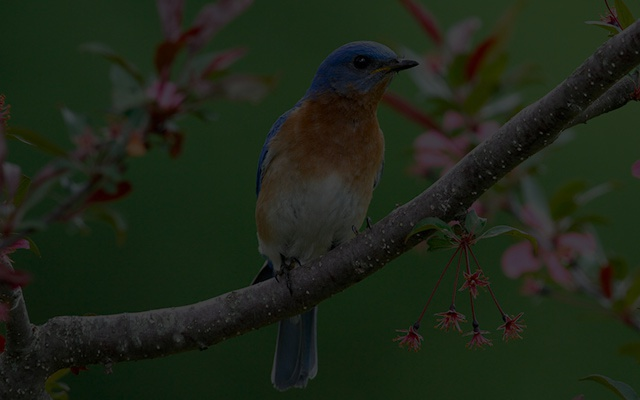
#> input picture ClassWork/CW5/Dark Image.jpg, 640 x 400 px
$ python myCanny.py   (older library calls are emulated)
#> lines starting #> are read from the running program, lines starting #| are printed output that depends on the picture; after the words box and inside, x2 and y2 are one past the last pixel; in counts of white or black regions, pixels touching at a corner belong together
### ClassWork/CW5/myCannyLogic.py
__author__ = "Haim Adrian"

import numpy as np
from matplotlib import pyplot as plt
import cv2


def myGaussianBlur(image):
    if not isinstance(image, np.ndarray):
        print("myGaussianBlur: Not a tensor. Was: Image=", image.__class__)
        return None

    imgShape = image.shape
    if len(imgShape) == 2:
        gaussianMask = (1.0 / 273) * np.array([[1, 4, 7, 4, 1],
                                               [4, 16, 26, 16, 4],
                                               [7, 26, 41, 26, 7],
                                               [4, 16, 26, 16, 4],
                                               [1, 4, 7, 4, 1]],
                                              dtype=np.float64)

        img = np.float64(image.copy())
        cv2.filter2D(img, -1, gaussianMask)
    elif len(imgShape) == 3:
        b, g, r = cv2.split(image)
        img = cv2.merge((myGaussianBlur(b), myGaussianBlur(g), myGaussianBlur(r)))
    else:
        print("myGaussianBlur: Illegal image dimension. Length of shape can be 2 or 3 only")
        return None

    return img


def myGradient(image):
    if not isinstance(image, np.ndarray):
        print("myGradient: Not a tensor. Was: Image=", image.__class__)
        return None

    imgShape = image.shape
    if len(imgShape) == 2:
        img = np.float64(image.copy())
        sobelGradientXMask = np.array([[-1, 0, 1],
                                       [-2, 0, 2],
                                       [-1, 0, 1]],
                                      dtype=np.float64)
        sobelGradientYMask = np.array([[1, 2, 1],
                                       [0, 0, 0],
                                       [-1, -2, -1]],
                                      dtype=np.float64)

        print("myGradient: Applying Sobel Gradient X Mask")
        gradientX = cv2.filter2D(img, -1, sobelGradientXMask)

        print("myGradient: Applying Sobel Gradient Y Mask")
        gradientY = cv2.filter2D(img, -1, sobelGradientYMask)
        return gradientX, gradientY
    elif len(imgShape) == 3:
        b, g, r = cv2.split(image)
        bSobelX, bSobelY = myGradient(b)
        gSobelX, gSobelY = myGradient(g)
        rSobelX, rSobelY = myGradient(r)

        gradientX = cv2.merge((bSobelX, gSobelX, rSobelX))
        gradientY = cv2.merge((bSobelY, gSobelY, rSobelY))
        return gradientX, gradientY
    else:
        print("myGradient: Illegal image dimension. Length of shape can be 2 or 3 only")
        return None


def myPhase(gradientX, gradientY):
    if not isinstance(gradientX, np.ndarray) or not isinstance(gradientY, np.ndarray):
        print("myPhase: Not a tensor. Was: gradientX=", gradientX.__class__, "gradientY=", gradientY.__class__)
        return None

    gradientXShape = gradientX.shape
    gradientYShape = gradientY.shape
    if len(gradientXShape) == 2 and len(gradientYShape) == 2:
        print("myPhase: Calculating Intensity Gradient")
        intensityGradient = np.power((np.power(gradientX, 2) + np.power(gradientY, 2)), 0.5)
        # intensityGradient = intensityGradient * 255 / np.max(intensityGradient)

        print("myPhase: Calculating Phase")
        # phase = np.arctan(np.divide(gradientY, gradientX, out=np.zeros_like(gradientY), where=gradientX != 0))
        phase = np.arctan2(gradientY, gradientX)

        # Make it 0 to 180, instead of -90 to 90
        phase = phase * 180. / np.pi
        phase[phase < 0] += 180
    elif len(gradientXShape) == 3 and len(gradientYShape) == 3:
        bX, gX, rX = cv2.split(gradientX)
        bY, gY, rY = cv2.split(gradientY)

        intensityGradientB, phaseB = myPhase(bX, bY)
        intensityGradientG, phaseG = myPhase(gX, gY)
        intensityGradientR, phaseR = myPhase(rX, rY)

        intensityGradient = cv2.merge((intensityGradientB, intensityGradientG, intensityGradientR))
        phase = cv2.merge((phaseB, phaseG, phaseR))
    else:
        print("myPhase: Illegal dimension. Only 2D and 3D are supported. Was: gradientX=", gradientXShape, "gradientY=", gradientYShape)
        return None

    return intensityGradient, phase


def myNonMaximumSuppression(intensityGradient, phase):
    if not isinstance(intensityGradient, np.ndarray) or not isinstance(phase, np.ndarray):
        print("myNonMaximumSuppression: Not a tensor. Was: intensityGradient=", intensityGradient.__class__, "phase=", phase.__class__)
        return None

    intensityGradientShape = intensityGradient.shape
    phaseShape = phase.shape
    if len(intensityGradientShape) == 2 and len(phaseShape) == 2:
        nonMaxSuppress = np.zeros(intensityGradient.shape, dtype=np.int32)

        # First step: round angles
        phase[np.logical_or(phase < 22.5, phase >= 157.5)] = 0
        phase[np.logical_and(phase >= 22.5, phase < 67.5)] = 45
        phase[np.logical_and(phase >= 67.5, phase < 112.5)] = 90
        phase[np.logical_and(phase >= 112.5, phase < 57.5)] = 135

        # Second step: suppress inconsistent edges
        shape = intensityGradient.shape
        copy = intensityGradient.copy()
        copy -= np.min(copy)
        copy *= 255 / np.max(copy)
        padded = cv2.copyMakeBorder(copy, 1, 1, 1, 1, cv2.BORDER_CONSTANT, value=0)
        for i in range(1, shape[0] + 1):
            for j in range(1, shape[1] + 1):
                currVal = phase[i - 1, j - 1]
                x = 0
                y = 0
                if currVal == 0:
                    x = padded[i, j + 1]  # East
                    y = padded[i, j - 1]  # West
                elif currVal == 90:
                    x = padded[i - 1, j]  # North
                    y = padded[i + 1, j]  # South
                elif currVal == 45:
                    x = padded[i - 1, j + 1]  # North-East
                    y = padded[i + 1, j - 1]  # South-West
                elif currVal == 135:
                    x = padded[i - 1, j - 1]  # North-West
                    y = padded[i + 1, j + 1]  # South-East

                # Copy the pixel only if it is in the right direction
                currR = padded[i, j]
                if (currR >= x or currR - x > -10) and (currR >= y or currR - y > -10):
                    nonMaxSuppress[i - 1, j - 1] = padded[i, j]
        return nonMaxSuppress
    elif len(intensityGradientShape) == 3 and len(phaseShape) == 3:
        intensityGradientB, intensityGradientG, intensityGradientR = cv2.split(intensityGradient)
        phaseB, phaseG, phaseR = cv2.split(phase)
        nonMaxSuppress = cv2.merge((myNonMaximumSuppression(intensityGradientB, phaseB),
                                    myNonMaximumSuppression(intensityGradientB, phaseG),
                                    myNonMaximumSuppression(intensityGradientB, phaseR)))
        return nonMaxSuppress
    else:
        print("myNonMaximumSuppression: Illegal dimension. Only 2D and 3D are supported. Was: intensityGradient=", intensityGradientShape, "phase=", phaseShape)
        return None


def myDoubleThreshold(intensityGradient, minThresh=0.25, maxThresh=0.5):
    if not isinstance(intensityGradient, np.ndarray):
        print("myDoubleThreshold: Not a tensor. Was: intensityGradient=", intensityGradient.__class__)
        return None

    strong = 255
    weak = 50

    intensityGradientShape = intensityGradient.shape
    if len(intensityGradientShape) == 2:
        result = np.zeros(intensityGradient.shape, dtype=np.int32)

        # Normalize intensity gradient to [0, 1]
        intensityGradient = np.float64(intensityGradient.copy())
        intensityGradient -= np.min(intensityGradient)
        intensityGradient /= np.max(intensityGradient)

        # strongRows, strongCols = np.where(intensityGradient > maxThresh)
        # weakRows, weakCols = np.where((intensityGradient >= minThresh) & (intensityGradient <= maxThresh))
        result[np.logical_and(intensityGradient >= minThresh, intensityGradient < maxThresh)] = weak
        result[intensityGradient >= maxThresh] = strong
        return result
    elif len(intensityGradient.shape) == 3:
        b, g, r = cv2.split(intensityGradient)
        bThresh = myDoubleThreshold(b, minThresh, maxThresh)
        gThresh = myDoubleThreshold(b, minThresh, maxThresh)
        rThresh = myDoubleThreshold(b, minThresh, maxThresh)
        result = cv2.merge((bThresh, gThresh, rThresh))
        return result, strong, weak
    else:
        print("myDoubleThreshold: Illegal dimension. Only 2D and 3D are supported. Was: intensityGradient=", intensityGradientShape)
        return None


def myHysteresis(intensityGradient, strong, weak):
    if len(intensityGradient.shape) == 3:
        b, g, r = cv2.split(intensityGradient)
        return cv2.merge((myHysteresis(b, strong, weak), myHysteresis(g, strong, weak), myHysteresis(r, strong, weak)))

    print("myHysteresis: Start. intensityGradient shape is:", intensityGradient.shape)
    visitedStrong = strong - 1

    def myHysteresisRec(mat, i, j, depth):
        shape = mat.shape

        # Make sure we are not out of bounds
        if 0 <= i < shape[0] and 0 <= j < shape[1]:
            if mat[i, j] == 0 or mat[i, j] == visitedStrong or (depth > 1 and mat[i, j] == strong):
                return mat[i, j]

            if depth > 750:
                return strong

            mat[i, j] = visitedStrong
            maxColor = visitedStrong
            maxColor = max(myHysteresisRec(mat, i - 1, j - 1, depth + 1), maxColor)
            maxColor = max(myHysteresisRec(mat, i - 1, j, depth + 1), maxColor)
            maxColor = max(myHysteresisRec(mat, i - 1, j + 1, depth + 1), maxColor)

            maxColor = max(myHysteresisRec(mat, i, j - 1, depth + 1), maxColor)
            maxColor = max(myHysteresisRec(mat, i, j + 1, depth + 1), maxColor)

            maxColor = max(myHysteresisRec(mat, i + 1, j - 1, depth + 1), maxColor)
            maxColor = max(myHysteresisRec(mat, i + 1, j, depth + 1), maxColor)
            maxColor = max(myHysteresisRec(mat, i + 1, j + 1, depth + 1), maxColor)
            mat[i, j] = maxColor
            return mat[i, j]
        return 0

    copy = np.int32(intensityGradient.copy())
    for i2 in range(copy.shape[0]):
        for j2 in range(copy.shape[1]):
            if copy[i2, j2] == strong:
                myHysteresisRec(copy, i2, j2, 1)

    # copy[copy == visitedStrong] = strong
    copy[copy == weak] = 0

    return copy


def normalizeImage(img):
    img = img - np.min(img)
    img = np.round(img * 255 / np.max(img))
    return np.uint8(img)


def plot(title, img, location):
    plt.subplot(location)
    plt.tight_layout(pad=2.0)
    plt.imshow(np.uint8(img[:, :, ::-1]))
    plt.title(title)
    plt.axis('off')
    plt.xticks([])
    plt.yticks([])

### ClassWork/CW5/myCanny.py
__author__ = "Haim Adrian"

import matplotlib
from myCannyLogic import *

# Do it to see a new window when calling plt.show, and not within PyCharm.
matplotlib.use('TkAgg')


# 1. Apply Gaussian filter to smooth the image in order to remove the noise
# 2. Find the intensity gradients of the image
# 3. Apply non-maximum suppression to get rid of spurious response to edge detection
# 4. Apply double threshold to determine potential edges
# 5. Track edge by hysteresis: Finalize the detection of edges by suppressing all the other
#    edges that are weak and not connected to strong edges.
def cannyEdgeDetector(img):
    blur = myGaussianBlur(img)
    gradientX, gradientY = myGradient(blur)
    intensityGradient, phase = myPhase(gradientX, gradientY)
    nonMaxSuppress = myNonMaximumSuppression(intensityGradient, phase)
    doubleThresh, strong, weak = myDoubleThreshold(nonMaxSuppress, 0.1, 0.5)  # Play with the min/max to see more/less edges
    result = myHysteresis(doubleThresh, strong, weak)

    return result


# sys.setrecursionlimit(2500)  # Changes the depth of recursion limit
darkImg = np.float64(cv2.imread("Dark Image.jpg"))
darkImg += 50
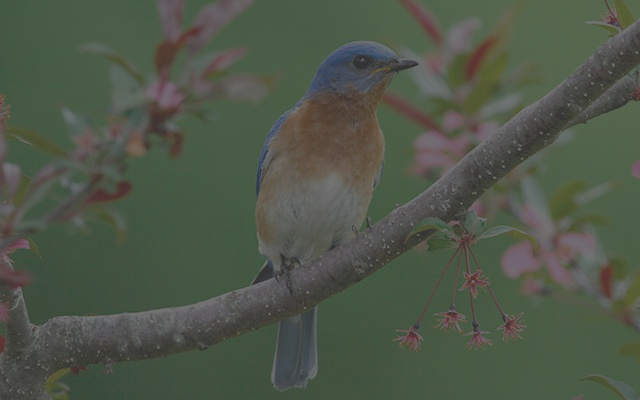
#> darkImg: shape (400, 640, 3) float64; mean B, G, R 73.4, 87.4, 79.3
darkImg /= np.max(darkImg) * 255
# giraffeImg = cv2.imread("Giraffe.jpg")
# cImg = cv2.imread("ImgC.jpg")

img1 = cannyEdgeDetector(darkImg)
#> in myGaussianBlur, `b, g, r = cv2.split(image)`:
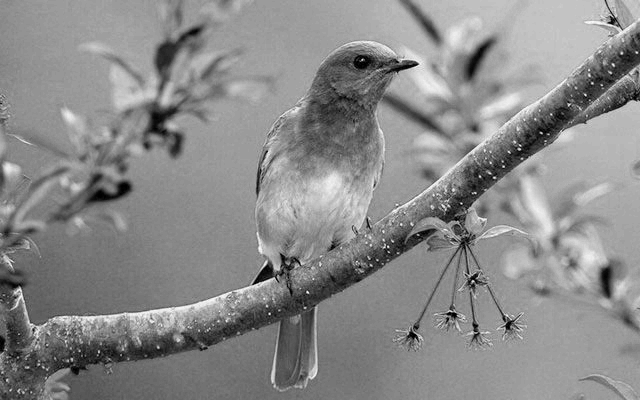
#> g: shape (400, 640) float64; min 0.00152, max 0.00362, mean 0.00266; drawn with min black and max white
#> in myGaussianBlur, `b, g, r = cv2.split(image)`:
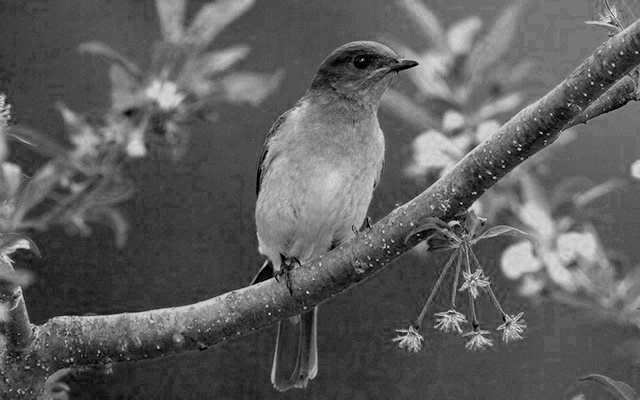
#> r: shape (400, 640) float64; min 0.00152, max 0.00392, mean 0.00241; drawn with min black and max white
#> in myGradient, `gradientY = cv2.merge((bSobelY, gSobelY, rSobelY))`:
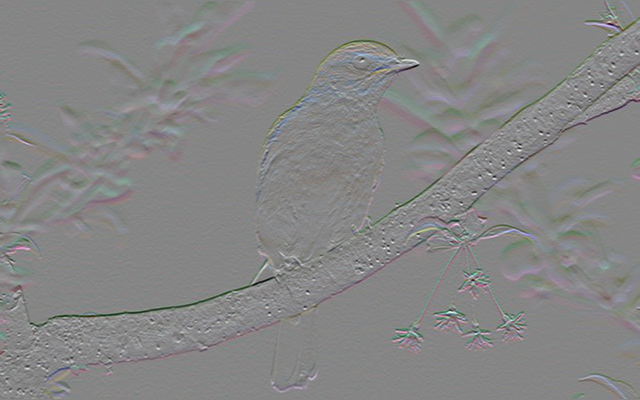
#> gradientY: shape (400, 640, 3) float64; mean B, G, R 5.79e-06, 7.05e-06, 7.45e-06; drawn with min black and max white
#> in myNonMaximumSuppression (call 2), `phase[np.logical_and(phase >= 22.5, phase < 67.5)] = 45`: phase: shape (400, 640) float64; min 0, max 157.5, mean 68.5
#> after the loop in myNonMaximumSuppression (call 2), `for i in range(1, shape[0] + 1):`:
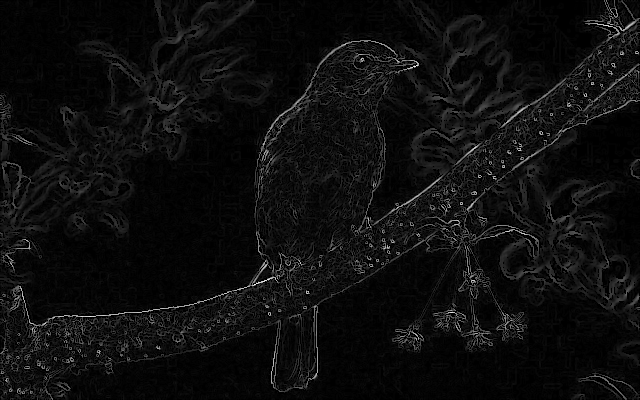
#> nonMaxSuppress: shape (400, 640) int32; min 0, max 255, mean 13.8
#> in myNonMaximumSuppression (call 4), `phase[np.logical_or(phase < 22.5, phase >= 157.5)] = 0`:
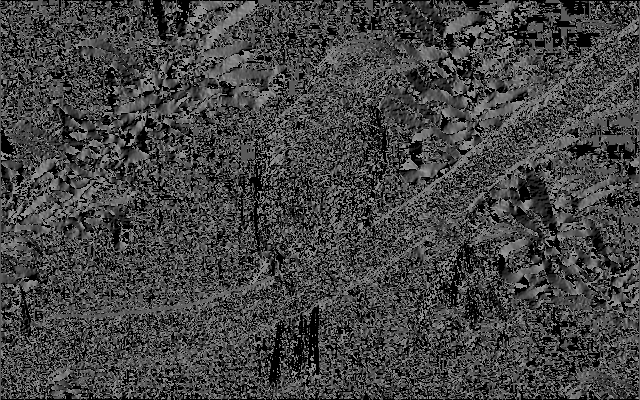
#> phase: shape (400, 640) float64; min 0, max 157.5, mean 67.9
#> in myNonMaximumSuppression (call 4), `phase[np.logical_and(phase >= 22.5, phase < 67.5)] = 45`: phase: shape (400, 640) float64; 20% of pixels changed, all inside (x1, y1, x2, y2) = (1, 0, 639, 400)
#> in myDoubleThreshold, `bThresh = myDoubleThreshold(b, minThresh, maxThresh)`:
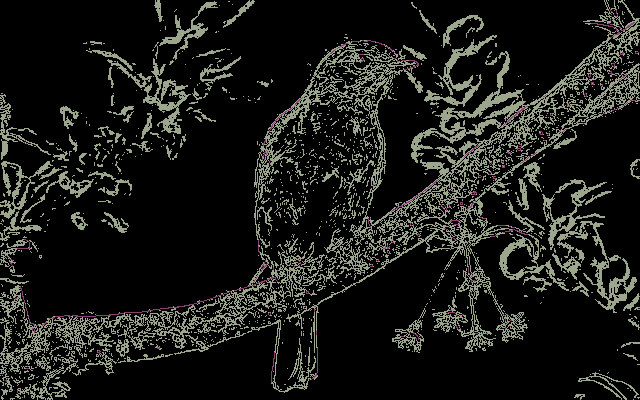
#> bThresh: shape (400, 640) int32; 3 distinct labels, from 0 to 255; one colour per label, 0 black
#> in myDoubleThreshold, `result = cv2.merge((bThresh, gThresh, rThresh))`: result: shape (400, 640, 3) int32; 3 distinct labels, from 0 to 255
#> in cannyEdgeDetector, `doubleThresh, strong, weak = myDoubleThreshold(nonMaxSuppress, 0.1, 0.5)`: strong = 255; weak = 50
#| myHysteresis: Start. intensityGradient shape is: (400, 640)
#> the loop in myHysteresis (call 2), `for i2 in range(copy.shape[0]):` made 400 passes
#| myHysteresis: Start. intensityGradient shape is: (400, 640)
#| myHysteresis: Start. intensityGradient shape is: (400, 640)
# img2 = cannyEdgeDetector(giraffeImg)

# gray1 = cv2.cvtColor(darkImg, cv2.COLOR_BGR2GRAY)
# gauss1 = cv2.GaussianBlur(darkImg, (3, 3), 0)
gauss1 = myGaussianBlur(darkImg)
laplacian1 = cv2.Laplacian(gauss1, cv2.CV_64F)
sobel1 = cv2.Sobel(gauss1, cv2.CV_64F, 1, 1, ksize=5)

plt.figure('Assignment 2 - Canny Edge Detection')
plot('Original', normalizeImage(darkImg), 221)
plot('My', img1, 222)
plot('Laplacian', normalizeImage(laplacian1), 223)
plot('Sobel', normalizeImage(laplacian1), 224)
plt.subplots_adjust(0, 0, 1, 0.96, 0.05, 0.07)
plt.show()

plt.figure('Assignment 2 - Canny Edge Detection')
plot('My', img1, 111)
plt.show()
